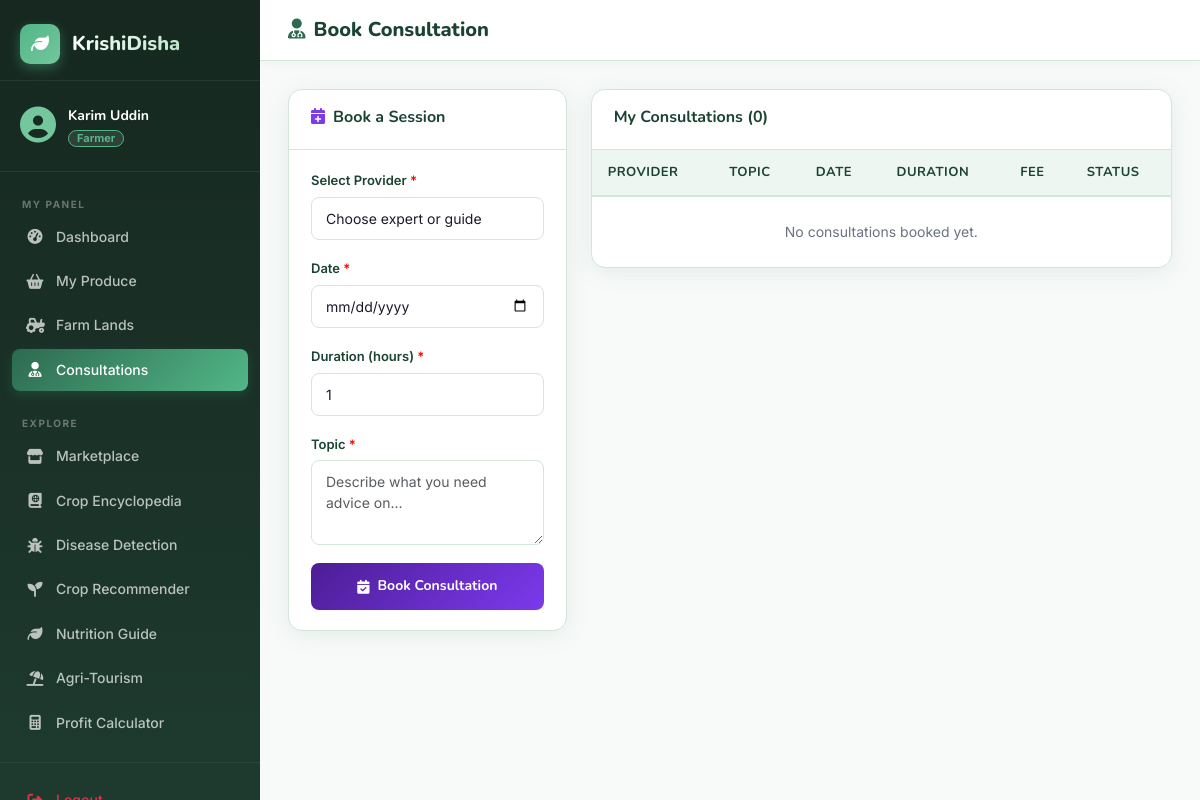
/modules/book_consultation.php (signed in), run on an earlier commit of the app's database.
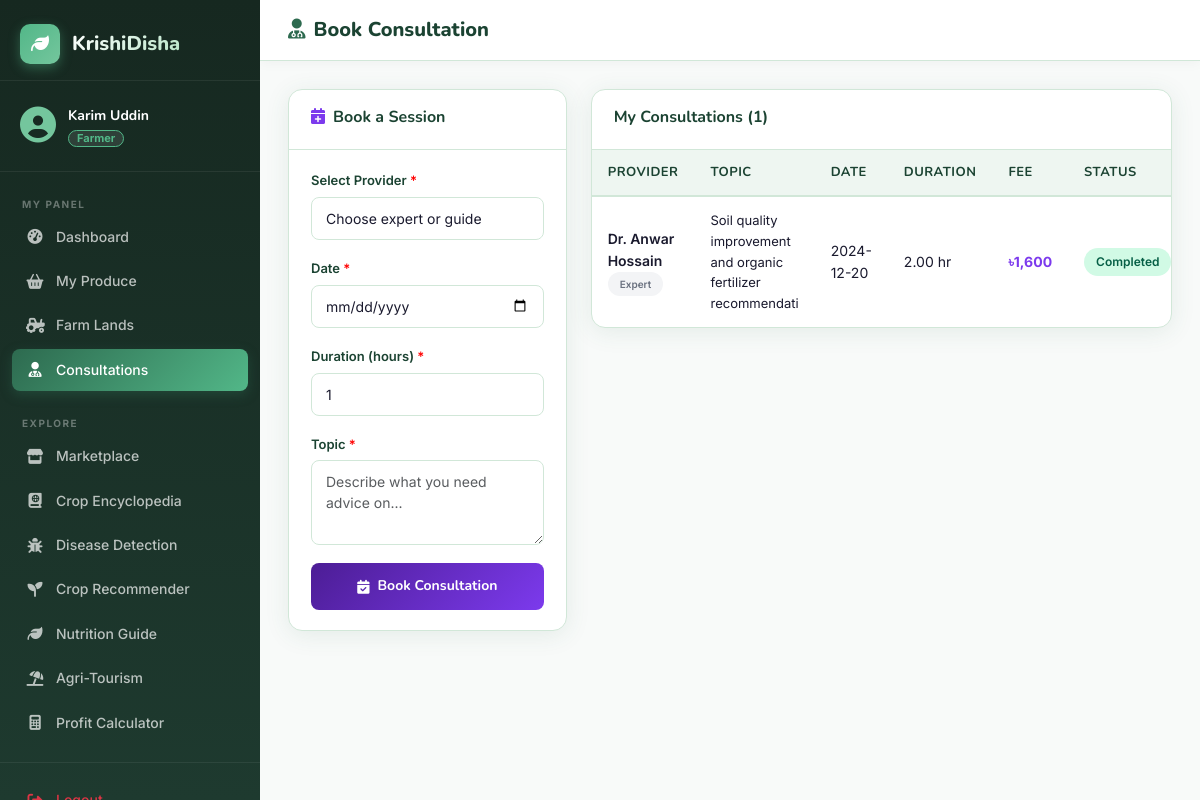
And on a later commit of the database.
### tables this page shows
CREATE TABLE CONSULTATION (
    id INT AUTO_INCREMENT PRIMARY KEY,
    client_id INT NOT NULL,
    provider_id INT NOT NULL,
    scheduled_date DATE,
    duration_hours DECIMAL(4,2),
    topic VARCHAR(255),
    notes TEXT,
    fee DECIMAL(10,2),
    status ENUM('pending','confirmed','completed','cancelled') DEFAULT 'pending',
    created_at TIMESTAMP DEFAULT CURRENT_TIMESTAMP,
    FOREIGN KEY (client_id) REFERENCES USER(id),
    FOREIGN KEY (provider_id) REFERENCES USER(id)
);

CREATE TABLE USER (
    id INT AUTO_INCREMENT PRIMARY KEY,
    name VARCHAR(100) NOT NULL,
    email VARCHAR(150) NOT NULL UNIQUE,
    password_hash VARCHAR(255) NOT NULL,
    phone VARCHAR(20),
    role ENUM('admin','farmer','dealer','tourist','cook','expert','guide','general') NOT NULL,
    status ENUM('pending','approved','suspended') NOT NULL DEFAULT 'pending',
    profile_image VARCHAR(255) DEFAULT 'assets/images/default_avatar.png',
    created_at TIMESTAMP DEFAULT CURRENT_TIMESTAMP
);

### modules/book_consultation.php (the view, shortened to what this page needs)
<?php
require_once __DIR__ . '/../config/db.php';
$my_consultations = $pdo->prepare("SELECT c.*, u.name as provider_name, u.role as provider_role FROM CONSULTATION c JOIN USER u ON c.provider_id=u.id WHERE c.client_id=? ORDER BY c.created_at DESC");
$my_consultations->execute([$_SESSION['user_id']]);
$my_consultations = $my_consultations->fetchAll();
?>
<?php include __DIR__ . '/../includes/header.php'; ?>
<div class="layout-wrapper">
<?php include __DIR__ . '/../includes/sidebar.php'; ?>
<div class="main-content">
    <div class="topbar">
        <div class="d-flex align-items-center gap-3">
            <div class="topbar-title"><i class="fa-solid fa-user-doctor me-2" style="color:#7c3aed;"></i>Book Consultation</div>
        </div>
    </div>
    <div class="page-body">
        <div class="row g-4">
            <div class="col-lg-4">
                <div class="card-kd">
                    <div class="card-header-kd"><h5><i class="fa-solid fa-calendar-plus me-2" style="color:#7c3aed;"></i>Book a Session</h5></div>
                    <div class="card-body-kd">
                        <form method="POST" class="form-kd" data-validate>
                            <div class="form-group">
                                <label>Select Provider <span style="color:red">*</span></label>
                                <select name="provider_id" class="form-control" required>
                                    <option value="">Choose expert or guide</option>
                                </select>
                            </div>
                            <div class="form-group"><label>Date <span style="color:red">*</span></label><input type="date" name="scheduled_date" class="form-control" min="<?= date('Y-m-d') ?>" required></div>
                            <div class="form-group"><label>Duration (hours) <span style="color:red">*</span></label><input type="number" name="duration_hours" step="0.5" min="0.5" max="8" value="1" class="form-control" required></div>
                            <div class="form-group"><label>Topic <span style="color:red">*</span></label><textarea name="topic" class="form-control" rows="3" placeholder="Describe what you need advice on..." required></textarea></div>
                            <button type="submit" class="btn-kd w-100 justify-content-center" style="background:linear-gradient(135deg,#4c1d95,#7c3aed);color:#fff;padding:12px;">
                                <i class="fa-solid fa-calendar-check"></i> Book Consultation
                            </button>
                        </form>
                    </div>
                </div>
            </div>
            <div class="col-lg-8">
                <div class="card-kd">
                    <div class="card-header-kd"><h5>My Consultations (<?= count($my_consultations) ?>)</h5></div>
                    <div class="card-body-kd p-0">
                        <table class="table-kd">
                            <thead><tr><th>Provider</th><th>Topic</th><th>Date</th><th>Duration</th><th>Fee</th><th>Status</th></tr></thead>
                            <tbody>
                            <?php foreach ($my_consultations as $c): ?>
                            <tr>
                                <td>
                                    <div style="font-weight:600;"><?= htmlspecialchars($c['provider_name']) ?> <span class="badge-kd badge-muted" style="font-size:10px;"><?= ucfirst($c['provider_role']) ?></span></div>
                                </td>
                                <td style="font-size:13px;"><?= mb_substr(htmlspecialchars($c['topic']),0,60) ?></td>
                                <td><?= $c['scheduled_date'] ?></td>
                                <td><?= $c['duration_hours'] ?> hr</td>
                                <td style="font-weight:700;color:#7c3aed;">৳<?= number_format($c['fee']) ?></td>
                                <td><?php $sc=['pending'=>'badge-warning','confirmed'=>'badge-info','completed'=>'badge-success','cancelled'=>'badge-danger']; ?><span class="badge-kd <?= $sc[$c['status']]??'badge-muted' ?>"><?= ucfirst($c['status']) ?></span></td>
                            </tr>
                            <?php endforeach; ?>
                            <?php if (empty($my_consultations)): ?><tr><td colspan="6" class="text-center py-4" style="color:var(--text-muted);">No consultations booked yet.</td></tr><?php endif; ?>
                            </tbody>
                        </table>
                    </div>
                </div>
            </div>
        </div>
    </div>
</div>
</div>
<?php include __DIR__ . '/../includes/footer.php'; ?>

### includes/header.php (shortened to what this page needs)
<!DOCTYPE html>
<html lang="en">
<head>
    <link rel="stylesheet" href="https://cdn.jsdelivr.net/npm/bootstrap@5.3.2/dist/css/bootstrap.min.css">
    <link rel="stylesheet" href="https://cdnjs.cloudflare.com/ajax/libs/font-awesome/6.5.0/css/all.min.css">
    <link rel="stylesheet" href="/KrishiDisha/assets/css/style.css">
</head>
<?php
$role_themes = [
    'admin'   => ['p' => '#dc2626', 'pl' => '#f87171', 'pd' => '#991b1b'],
    'farmer'  => ['p' => '#2d6a4f', 'pl' => '#52b788', 'pd' => '#1b4332'],
    'dealer'  => ['p' => '#2563eb', 'pl' => '#60a5fa', 'pd' => '#1e3a8a'],
    'tourist' => ['p' => '#0891b2', 'pl' => '#22d3ee', 'pd' => '#164e63'],
    'cook'    => ['p' => '#ea580c', 'pl' => '#fb923c', 'pd' => '#9a3412'],
    'expert'  => ['p' => '#7c3aed', 'pl' => '#a78bfa', 'pd' => '#4c1d95'],
    'guide'   => ['p' => '#d97706', 'pl' => '#fbbf24', 'pd' => '#92400e'],
    'general' => ['p' => '#475569', 'pl' => '#94a3b8', 'pd' => '#1e293b'],
];
$session_role = $_GET['role'] ?? $_SESSION['role'] ?? '';
$theme_style = "";
if (isset($role_themes[$session_role])) {
    $t = $role_themes[$session_role];
    $theme_style = "style=\"--primary: {$t['p']}; --primary-light: {$t['pl']}; --primary-dark: {$t['pd']};\"";
}
?>
<body <?= $theme_style ?>>

### includes/sidebar.php (shortened to what this page needs)
<?php
$role = $_SESSION['role'] ?? 'general';
$userName = $_SESSION['name'] ?? 'User';
$sharedNav = [
    ['icon'=>'fa-store',        'label'=>'Marketplace',       'href'=>'/KrishiDisha/user/marketplace.php'],
    ['icon'=>'fa-book-atlas',   'label'=>'Crop Encyclopedia', 'href'=>'/KrishiDisha/modules/encyclopedia.php'],
    ['icon'=>'fa-bug',          'label'=>'Disease Detection', 'href'=>'/KrishiDisha/modules/disease.php'],
    ['icon'=>'fa-seedling',     'label'=>'Crop Recommender',  'href'=>'/KrishiDisha/modules/recommend.php'],
    ['icon'=>'fa-leaf',         'label'=>'Nutrition Guide',   'href'=>'/KrishiDisha/modules/nutrition.php'],
    ['icon'=>'fa-umbrella-beach','label'=>'Agri-Tourism',     'href'=>'/KrishiDisha/modules/tourism.php'],
    ['icon'=>'fa-calculator',   'label'=>'Profit Calculator', 'href'=>'/KrishiDisha/modules/calculator.php'],
];
$sidebarItems = $navMap[$role] ?? $navMap['general'];
$currentPath = $_SERVER['REQUEST_URI'];
?>
<aside class="sidebar" id="sidebar">
    <div class="sidebar-brand">
        <a href="/KrishiDisha/index.php" class="brand-link">
            <span class="brand-icon"><i class="fa-solid fa-leaf"></i></span>
            <span class="brand-text">KrishiDisha</span>
        </a>
    </div>
    <div class="sidebar-user">
        <div class="user-avatar"><i class="fa-solid fa-circle-user"></i></div>
        <div class="user-info">
            <span class="user-name"><?= htmlspecialchars($userName) ?></span>
            <span class="user-role badge"><?= ucfirst($role) ?></span>
        </div>
    </div>
    <nav class="sidebar-nav">
        <div class="nav-section-label">My Panel</div>
        <?php foreach ($sidebarItems as $item): ?>
        <a href="<?= $item['href'] ?>" class="nav-item <?= (strpos($currentPath, basename($item['href'], '.php')) !== false) ? 'active' : '' ?>">
            <i class="fa-solid <?= $item['icon'] ?>"></i>
            <span><?= $item['label'] ?></span>
        </a>
        <?php endforeach; ?>
        <div class="nav-section-label mt-3">Explore</div>
        <?php foreach ($sharedNav as $item): ?>
        <a href="<?= $item['href'] ?>" class="nav-item <?= (strpos($currentPath, basename($item['href'], '.php')) !== false) ? 'active' : '' ?>">
            <i class="fa-solid <?= $item['icon'] ?>"></i>
            <span><?= $item['label'] ?></span>
        </a>
        <?php endforeach; ?>
    </nav>
    <div class="sidebar-footer">
        <a href="/KrishiDisha/auth/logout.php" class="nav-item text-danger">
            <i class="fa-solid fa-right-from-bracket"></i>
            <span>Logout</span>
        </a>
    </div>
</aside>

### includes/footer.php (shortened to what this page needs)
</body>
</html>

What changed in the data, as far as the page shows it:
now on this page (row edited): consultation: provider.name "Dr. Anwar Hossain", provider.role "Expert", topic "Soil quality improvement and organic fertilizer recommendati", scheduled_date "2024-12-20", duration_hours "2.00", fee "1,600", status "Completed"
Also different on the page:
count($my_consultations): "0" → "1"
text no longer shown: "No consultations booked yet."
